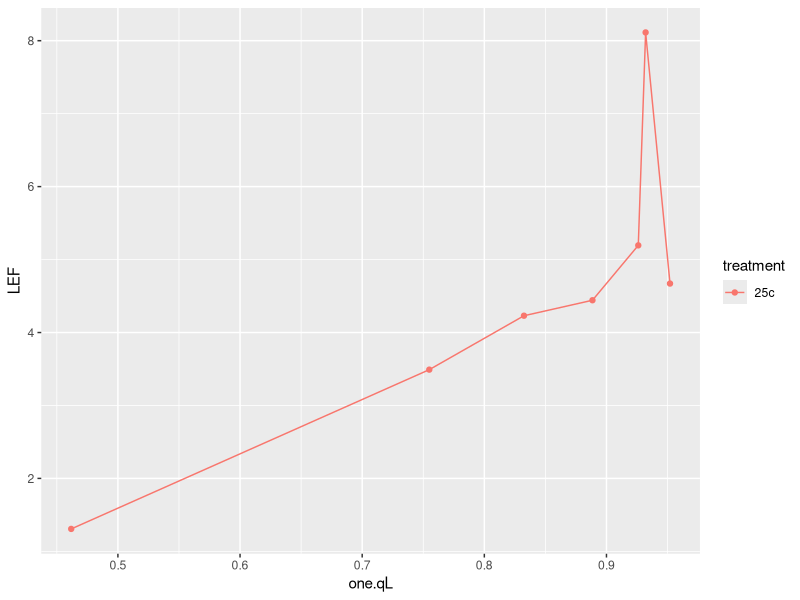
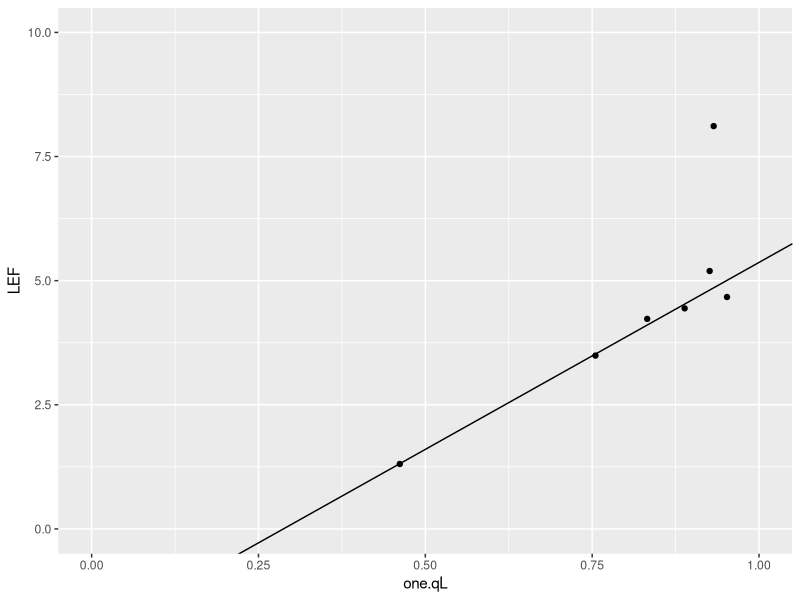
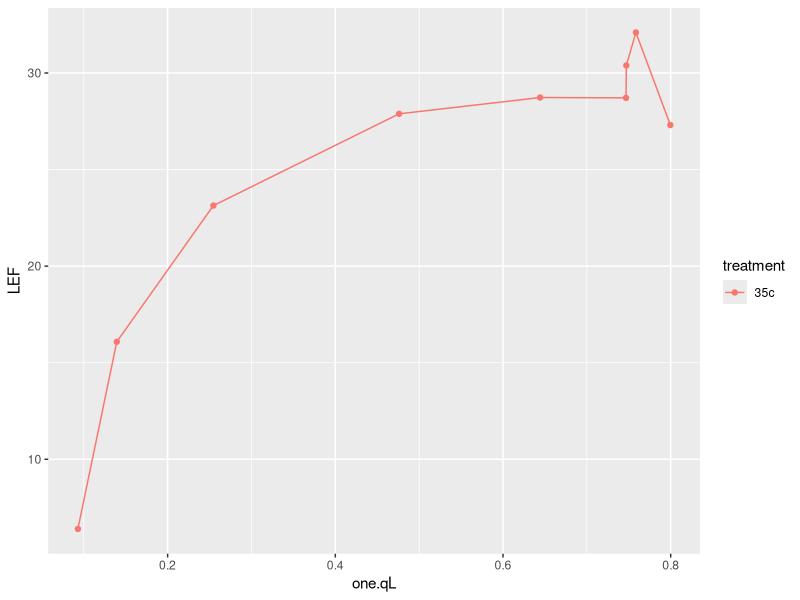
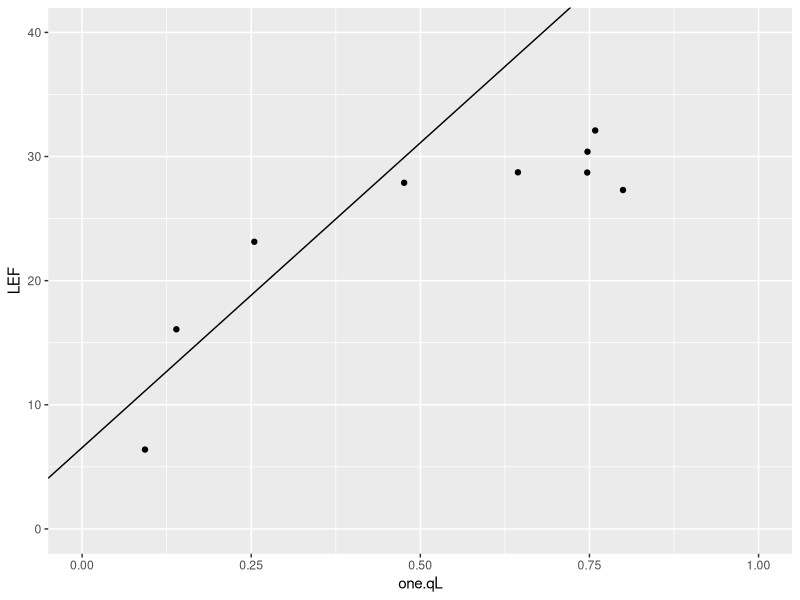
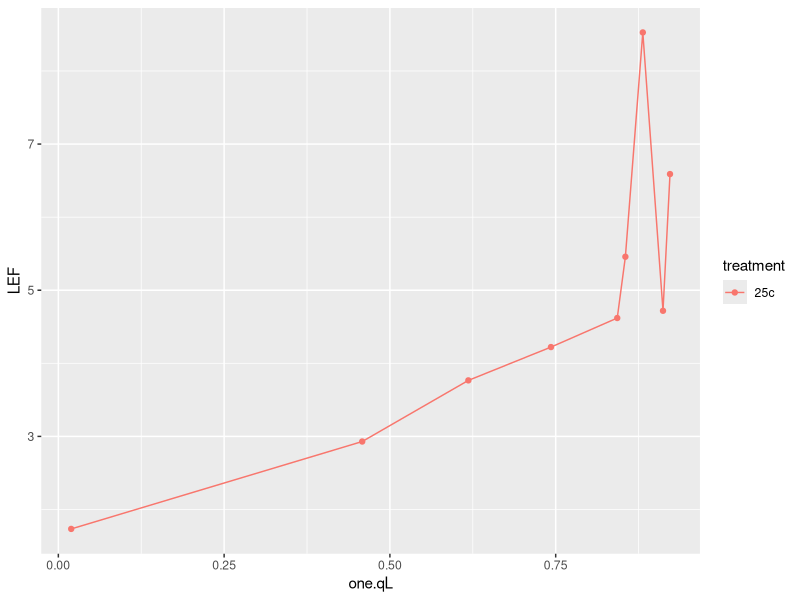
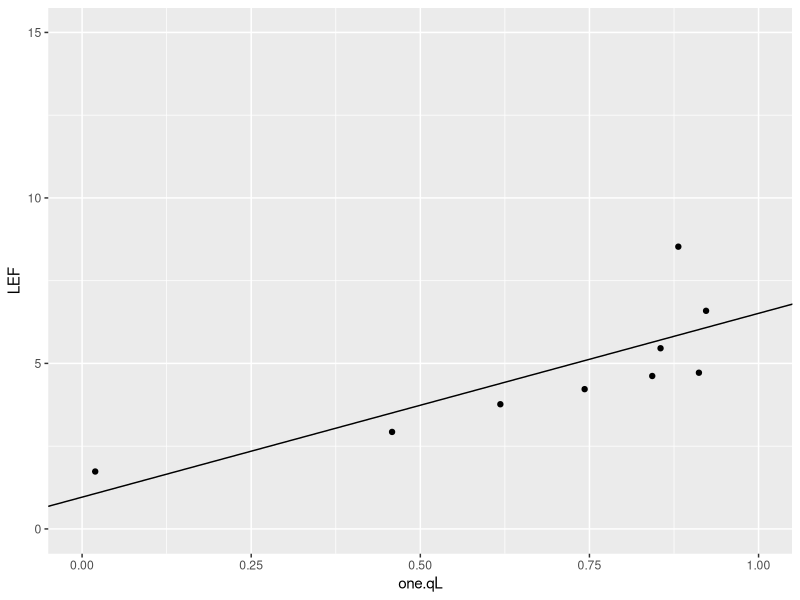
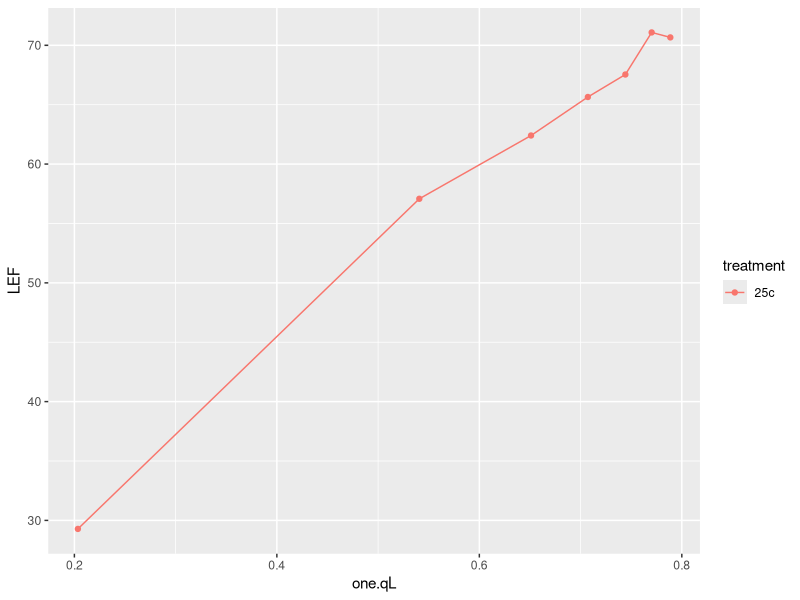
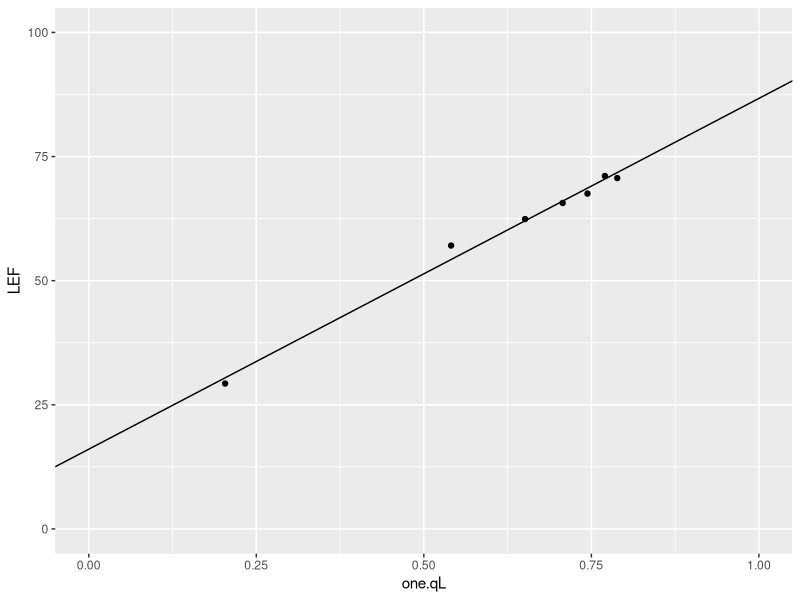

Recreate these plots in R, in order.
### Load Libraries
library(tidyverse)

### read in .csv
lrc_48 <- read.csv("lrc_48.csv")



### Curve 1
gg_1 <- lrc_48 %>% 
  filter(id == "gg_1")
ggplot(gg_1, aes(x = one.qL, y = LEF, color = treatment, group = id)) + geom_point() + geom_line()
# Temp
gg_1_tleaf <- mean(gg_1$Tleaf)
gg_1_tleaf
# creating linear model
lm_gg1 <- lm(LEF ~ one.qL, data = gg_1, subset = one.qL < 0.9)
# creating slope and intercept
gg_1_slope <- coef(lm_gg1)[2]
gg_1_intercept <- coef(lm_gg1)[1]
# plot
ggplot(gg_1, aes(one.qL, LEF)) +
  geom_point() +
  geom_abline(
    slope = gg_1_slope,
    intercept = gg_1_intercept) +
  scale_x_continuous(
    limits = c(0, 1)) + 
  scale_y_continuous(
    limits = c(0, 10))



### Curve 2
gg_2 <- lrc_48 %>% 
  filter(id == "gg_2")
gg_2 <- gg_2 %>%
  filter(machine == "stan")
ggplot(gg_2, aes(x = one.qL, y = LEF, color = treatment, group = id)) + geom_point() + geom_line()
# Temp
gg_2_tleaf <- mean(gg_2$Tleaf)
gg_2_tleaf
# creating linear model
lm_gg2 <- lm(LEF ~ one.qL, data = gg_2, subset = one.qL < 0.6)
# creating slope and intercept
gg_2_slope <- coef(lm_gg2)[2]
gg_2_intercept <- coef(lm_gg2)[1]
# plot
ggplot(gg_2, aes(one.qL, LEF)) +
  geom_point() +
  geom_abline(
    slope = gg_2_slope,
    intercept = gg_2_intercept) +
  scale_x_continuous(
    limits = c(0, 1)) + 
  scale_y_continuous(
    limits = c(0, 40))



### Curve 3
gg_3 <- lrc_48 %>% 
  filter(id == "gg_3")
ggplot(gg_3, aes(x = one.qL, y = LEF, color = treatment, group = id)) + geom_point() + geom_line()
# Temp
gg_3_tleaf <- mean(gg_3$Tleaf)
gg_3_tleaf
# creating linear model
lm_gg3 <- lm(LEF ~ one.qL, data = gg_3, subset = one.qL < 0.9)
# creating slope and intercept
gg_3_slope <- coef(lm_gg3)[2]
gg_3_intercept <- coef(lm_gg3)[1]
# plot
ggplot(gg_3, aes(one.qL, LEF)) +
  geom_point() +
  geom_abline(
    slope = gg_3_slope,
    intercept = gg_3_intercept) +
  scale_x_continuous(
    limits = c(0, 1)) + 
  scale_y_continuous(
    limits = c(0, 15))



### Curve 4 no data



### Curve 5
gg_5 <- lrc_48 %>% 
  filter(id == "gg_5")
ggplot(gg_5, aes(x = one.qL, y = LEF, color = treatment, group = id)) + geom_point() + geom_line()
# Temp
gg_5_tleaf <- mean(gg_5$Tleaf)
gg_5_tleaf# creating linear model
lm_gg5 <- lm(LEF ~ one.qL, data = gg_5, subset = one.qL < 0.99)
# creating slope and intercept
gg_5_slope <- coef(lm_gg5)[2]
gg_5_intercept <- coef(lm_gg5)[1]
# plot
ggplot(gg_5, aes(one.qL, LEF)) +
  geom_point() +
  geom_abline(
    slope = gg_5_slope,
    intercept = gg_5_intercept) +
  scale_x_continuous(
    limits = c(0, 1)) + 
  scale_y_continuous(
    limits = c(0, 100))


### Curve 6
gg_6 <- lrc_48 %>% 
  filter(id == "gg_6")
ggplot(gg_6, aes(x = one.qL, y = LEF, color = treatment, group = id)) + geom_point() + geom_line()
# Temp
gg_6_tleaf <- mean(gg_6$Tleaf)
gg_6_tleaf
# creating linear model
lm_gg6 <- lm(LEF ~ one.qL, data = gg_6, subset = one.qL < 0.75)
# creating slope and intercept
gg_6_slope <- coef(lm_gg6)[2]
gg_6_intercept <- coef(lm_gg6)[1]
# plot
ggplot(gg_6, aes(one.qL, LEF)) +
  geom_point() +
  geom_abline(
    slope = gg_6_slope,
    intercept = gg_6_intercept) +
  scale_x_continuous(
    limits = c(0, 1)) + 
  scale_y_continuous(
    limits = c(0, 12))



### Curve 7
gg_7 <- lrc_48 %>% 
  filter(id == "gg_7")
ggplot(gg_7, aes(x = one.qL, y = LEF, color = treatment, group = id)) + geom_point() + geom_line()
# Temp
gg_7_tleaf <- mean(gg_7$Tleaf)
gg_7_tleaf
# creating linear model
lm_gg7 <- lm(LEF ~ one.qL, data = gg_7, subset = one.qL < 0.9)
# creating slope and intercept
gg_7_slope <- coef(lm_gg7)[2]
gg_7_intercept <- coef(lm_gg7)[1]
# plot
ggplot(gg_7, aes(one.qL, LEF)) +
  geom_point() +
  geom_abline(
    slope = gg_7_slope,
    intercept = gg_7_intercept) +
  scale_x_continuous(
    limits = c(0, 1)) + 
  scale_y_continuous(
    limits = c(0, 100))



### Curve 8
gg_8 <- lrc_48 %>% 
  filter(id == "gg_8")
ggplot(gg_8, aes(x = one.qL, y = LEF, color = treatment, group = id)) + geom_point() + geom_line()
# Temp
gg_8_tleaf <- mean(gg_8$Tleaf)
gg_8_tleaf
# creating linear model
lm_gg8 <- lm(LEF ~ one.qL, data = gg_8, subset = one.qL > 0 & one.qL < 0.6)
# creating slope and intercept
gg_8_slope <- coef(lm_gg8)[2]
gg_8_intercept <- coef(lm_gg8)[1]
# plot
ggplot(gg_8, aes(one.qL, LEF)) +
  geom_point() +
  geom_abline(
    slope = gg_8_slope,
    intercept = gg_8_intercept) +
  scale_x_continuous(
    limits = c(0, 1)) + 
  scale_y_continuous(
    limits = c(0, 100))



### Curve 9
gg_9 <- lrc_48 %>% 
  filter(id == "gg_9")
ggplot(gg_9, aes(x = one.qL, y = LEF, color = treatment, group = id)) + geom_point() + geom_line()
# Temp
gg_9_tleaf <- mean(gg_9$Tleaf)
gg_9_tleaf
# creating linear model
lm_gg9 <- lm(LEF ~ one.qL, data = gg_9, subset = one.qL < 0.9)
# creating slope and intercept
gg_9_slope <- coef(lm_gg9)[2]
gg_9_intercept <- coef(lm_gg9)[1]
# plot
ggplot(gg_9, aes(one.qL, LEF)) +
  geom_point() +
  geom_abline(
    slope = gg_9_slope,
    intercept = gg_9_intercept) +
  scale_x_continuous(
    limits = c(0, 1)) + 
  scale_y_continuous(
    limits = c(0, 20))



### Curve 10
gg_10 <- lrc_48 %>% 
  filter(id == "gg_10")
gg_10 <- gg_10 %>%
  filter(machine == "ozzie")
ggplot(gg_10, aes(x = one.qL, y = LEF, color = treatment, group = id)) + geom_point() + geom_line()
# Temp
gg_10_tleaf <- mean(gg_10$Tleaf)
gg_10_tleaf
# creating linear model
lm_gg10 <- lm(LEF ~ one.qL, data = gg_10, subset = one.qL < 0.75)
# creating slope and intercept
gg_10_slope <- coef(lm_gg10)[2]
gg_10_intercept <- coef(lm_gg10)[1]
# plot
ggplot(gg_10, aes(one.qL, LEF)) +
  geom_point() +
  geom_abline(
    slope = gg_10_slope,
    intercept = gg_10_intercept) +
  scale_x_continuous(
    limits = c(0, 1)) + 
  scale_y_continuous(
    limits = c(0, 30))



### Curve 11
gg_11 <- lrc_48 %>% 
  filter(id == "gg_11")
ggplot(gg_11, aes(x = one.qL, y = LEF, color = treatment, group = id)) + geom_point() + geom_line()
# Temp
gg_11_tleaf <- mean(gg_11$Tleaf)
gg_11_tleaf
# creating linear model
lm_gg11 <- lm(LEF ~ one.qL, data = gg_11, subset = one.qL < 0.75)
# creating slope and intercept
gg_11_slope <- coef(lm_gg11)[2]
gg_11_intercept <- coef(lm_gg11)[1]
# plot
ggplot(gg_11, aes(one.qL, LEF)) +
  geom_point() +
  geom_abline(
    slope = gg_11_slope,
    intercept = gg_11_intercept) +
  scale_x_continuous(
    limits = c(0, 1)) + 
  scale_y_continuous(
    limits = c(0, 50))



### Curve 12
gg_12 <- lrc_48 %>% 
  filter(id == "gg_12")
ggplot(gg_12, aes(x = one.qL, y = LEF, color = treatment, group = id)) + geom_point() + geom_line()
# Temp
gg_12_tleaf <- mean(gg_12$Tleaf)
gg_12_tleaf
# creating linear model
lm_gg12 <- lm(LEF ~ one.qL, data = gg_12, subset = one.qL < 0.6)
# creating slope and intercept
gg_12_slope <- coef(lm_gg12)[2]
gg_12_intercept <- coef(lm_gg12)[1]
# plot
ggplot(gg_12, aes(one.qL, LEF)) +
  geom_point() +
  geom_abline(
    slope = gg_12_slope,
    intercept = gg_12_intercept) +
  scale_x_continuous(
    limits = c(0, 1)) + 
  scale_y_continuous(
    limits = c(0, 30))



### Curve 13 no data



### Curve 14
gg_14 <- lrc_48 %>% 
  filter(id == "gg_14")
ggplot(gg_14, aes(x = one.qL, y = LEF, color = treatment, group = id)) + geom_point() + geom_line()
# Temp
gg_14_tleaf <- mean(gg_14$Tleaf)
gg_14_tleaf
# creating linear model
lm_gg14 <- lm(LEF ~ one.qL, data = gg_14, subset = one.qL < 0.5)
# creating slope and intercept
gg_14_slope <- coef(lm_gg14)[2]
gg_14_intercept <- coef(lm_gg14)[1]
# plot
ggplot(gg_14, aes(one.qL, LEF)) +
  geom_point() +
  geom_abline(
    slope = gg_14_slope,
    intercept = gg_14_intercept) +
  scale_x_continuous(
    limits = c(0, 1)) + 
  scale_y_continuous(
    limits = c(0, 30))



### Curve 15
gg_15 <- lrc_48 %>% 
  filter(id == "gg_15")
ggplot(gg_15, aes(x = one.qL, y = LEF, color = treatment, group = id)) + geom_point() + geom_line()
# Temp
gg_15_tleaf <- mean(gg_15$Tleaf)
gg_15_tleaf
# creating linear model
lm_gg15 <- lm(LEF ~ one.qL, data = gg_15, subset = one.qL < 0.8)
# creating slope and intercept
gg_15_slope <- coef(lm_gg15)[2]
gg_15_intercept <- coef(lm_gg15)[1]
# plot
ggplot(gg_15, aes(one.qL, LEF)) +
  geom_point() +
  geom_abline(
    slope = gg_15_slope,
    intercept = gg_15_intercept) +
  scale_x_continuous(
    limits = c(0, 1)) + 
  scale_y_continuous(
    limits = c(0, 30))



### Curve 16
gg_16 <- lrc_48 %>% 
  filter(id == "gg_16")
ggplot(gg_16, aes(x = one.qL, y = LEF, color = treatment, group = id)) + geom_point() + geom_line()
# Temp
gg_16_tleaf <- mean(gg_16$Tleaf)
gg_16_tleaf
# creating linear model
lm_gg16 <- lm(LEF ~ one.qL, data = gg_16, subset = one.qL < 0.6)
# creating slope and intercept
gg_16_slope <- coef(lm_gg16)[2]
gg_16_intercept <- coef(lm_gg16)[1]
# plot
ggplot(gg_16, aes(one.qL, LEF)) +
  geom_point() +
  geom_abline(
    slope = gg_16_slope,
    intercept = gg_16_intercept) +
  scale_x_continuous(
    limits = c(0, 1)) + 
  scale_y_continuous(
    limits = c(0, 60))



### Curve 17 no data



### Curve 18
gg_18 <- lrc_48 %>% 
  filter(id == "gg_18")
ggplot(gg_18, aes(x = one.qL, y = LEF, color = treatment, group = id)) + geom_point() + geom_line()
# Temp
gg_18_tleaf <- mean(gg_18$Tleaf)
gg_18_tleaf
# creating linear model
lm_gg18 <- lm(LEF ~ one.qL, data = gg_18, subset = one.qL < 0.7)
# creating slope and intercept
gg_18_slope <- coef(lm_gg18)[2]
gg_18_intercept <- coef(lm_gg18)[1]
# plot
ggplot(gg_18, aes(one.qL, LEF)) +
  geom_point() +
  geom_abline(
    slope = gg_18_slope,
    intercept = gg_18_intercept) +
  scale_x_continuous(
    limits = c(0, 1)) + 
  scale_y_continuous(
    limits = c(0, 50))



### Curve 19 no data



### Curve 20 no data



### Curve 21
gg_21 <- lrc_48 %>% 
  filter(id == "gg_21")
ggplot(gg_21, aes(x = one.qL, y = LEF, color = treatment, group = id)) + geom_point() + geom_line()
# Temp
gg_21_tleaf <- mean(gg_21$Tleaf)
gg_21_tleaf
# creating linear model
lm_gg21 <- lm(LEF ~ one.qL, data = gg_21, subset = one.qL < 0.7)
# creating slope and intercept
gg_21_slope <- coef(lm_gg21)[2]
gg_21_intercept <- coef(lm_gg21)[1]
# plot
ggplot(gg_21, aes(one.qL, LEF)) +
  geom_point() +
  geom_abline(
    slope = gg_21_slope,
    intercept = gg_21_intercept) +
  scale_x_continuous(
    limits = c(0, 1)) + 
  scale_y_continuous(
    limits = c(0, 30))



### Curve 22
gg_22 <- lrc_48 %>% 
  filter(id == "gg_22")
ggplot(gg_22, aes(x = one.qL, y = LEF, color = treatment, group = id)) + geom_point() + geom_line()
# Temp
gg_22_tleaf <- mean(gg_22$Tleaf)
gg_22_tleaf
# creating linear model
lm_gg22 <- lm(LEF ~ one.qL, data = gg_22, subset = one.qL < 0.55)
# creating slope and intercept
gg_22_slope <- coef(lm_gg22)[2]
gg_22_intercept <- coef(lm_gg22)[1]
# plot
ggplot(gg_22, aes(one.qL, LEF)) +
  geom_point() +
  geom_abline(
    slope = gg_22_slope,
    intercept = gg_22_intercept) +
  scale_x_continuous(
    limits = c(0, 1)) + 
  scale_y_continuous(
    limits = c(0, 50))



### Curve 23
gg_23 <- lrc_48 %>% 
  filter(id == "gg_23")
ggplot(gg_23, aes(x = one.qL, y = LEF, color = treatment, group = id)) + geom_point() + geom_line()
# Temp
gg_23_tleaf <- mean(gg_23$Tleaf)
gg_23_tleaf
# creating linear model
lm_gg23 <- lm(LEF ~ one.qL, data = gg_23, subset = one.qL < 0.9)
# creating slope and intercept
gg_23_slope <- coef(lm_gg23)[2]
gg_23_intercept <- coef(lm_gg23)[1]
# plot
ggplot(gg_23, aes(one.qL, LEF)) +
  geom_point() +
  geom_abline(
    slope = gg_23_slope,
    intercept = gg_23_intercept) +
  scale_x_continuous(
    limits = c(0, 1)) + 
  scale_y_continuous(
    limits = c(0, 40))



### Curve 24
gg_24 <- lrc_48 %>% 
  filter(id == "gg_24")
ggplot(gg_24, aes(x = one.qL, y = LEF, color = treatment, group = id)) + geom_point() + geom_line()
# Temp
gg_24_tleaf <- mean(gg_24$Tleaf)
gg_24_tleaf# creating linear model
lm_gg24 <- lm(LEF ~ one.qL, data = gg_24, subset = one.qL < 0.6)
# creating slope and intercept
gg_24_slope <- coef(lm_gg24)[2]
gg_24_intercept <- coef(lm_gg24)[1]
# plot
ggplot(gg_24, aes(one.qL, LEF)) +
  geom_point() +
  geom_abline(
    slope = gg_24_slope,
    intercept = gg_24_intercept) +
  scale_x_continuous(
    limits = c(0, 1)) + 
  scale_y_continuous(
    limits = c(0, 40))



### Curve 25 no data



### Curve 26
gg_26 <- lrc_48 %>% 
  filter(id == "gg_26")
ggplot(gg_26, aes(x = one.qL, y = LEF, color = treatment, group = id)) + geom_point() + geom_line()
# Temp
gg_26_tleaf <- mean(gg_26$Tleaf)
gg_26_tleaf
# creating linear model
lm_gg26 <- lm(LEF ~ one.qL, data = gg_26, subset = one.qL > 0 & one.qL < 0.8)
# creating slope and intercept
gg_26_slope <- coef(lm_gg26)[2]
gg_26_intercept <- coef(lm_gg26)[1]
# plot
ggplot(gg_26, aes(one.qL, LEF)) +
  geom_point() +
  geom_abline(
    slope = gg_26_slope,
    intercept = gg_26_intercept) +
  scale_x_continuous(
    limits = c(0, 1)) + 
  scale_y_continuous(
    limits = c(0, 100))



### Curve 27 no data



### Curve 28
gg_28 <- lrc_48 %>% 
  filter(id == "gg_28")
ggplot(gg_28, aes(x = one.qL, y = LEF, color = treatment, group = id)) + geom_point() + geom_line()
# Temp
gg_28_tleaf <- mean(gg_28$Tleaf)
gg_28_tleaf
# creating linear model
lm_gg28 <- lm(LEF ~ one.qL, data = gg_28, subset = one.qL < 0.75)
# creating slope and intercept
gg_28_slope <- coef(lm_gg28)[2]
gg_28_intercept <- coef(lm_gg28)[1]
# plot
ggplot(gg_28, aes(one.qL, LEF)) +
  geom_point() +
  geom_abline(
    slope = gg_28_slope,
    intercept = gg_28_intercept) +
  scale_x_continuous(
    limits = c(-.1, 1)) + 
  scale_y_continuous(
    limits = c(0, 100))



### Curve 29
gg_29 <- lrc_48 %>% 
  filter(id == "gg_29")
ggplot(gg_29, aes(x = one.qL, y = LEF, color = treatment, group = id)) + geom_point() + geom_line()
# Temp
gg_29_tleaf <- mean(gg_29$Tleaf)
gg_29_tleaf
# creating linear model
lm_gg29 <- lm(LEF ~ one.qL, data = gg_29, subset = one.qL < 0.9)
# creating slope and intercept
gg_29_slope <- coef(lm_gg29)[2]
gg_29_intercept <- coef(lm_gg29)[1]
# plot
ggplot(gg_29, aes(one.qL, LEF)) +
  geom_point() +
  geom_abline(
    slope = gg_29_slope,
    intercept = gg_29_intercept) +
  scale_x_continuous(
    limits = c(0, 1)) + 
  scale_y_continuous(
    limits = c(0, 20))



### Curve 30
gg_30 <- lrc_48 %>% 
  filter(id == "gg_30")
ggplot(gg_30, aes(x = one.qL, y = LEF, color = treatment, group = id)) + geom_point() + geom_line()
# Temp
gg_30_tleaf <- mean(gg_30$Tleaf)
gg_30_tleaf
# creating linear model
lm_gg30 <- lm(LEF ~ one.qL, data = gg_30, subset = one.qL < 0.75)
# creating slope and intercept
gg_30_slope <- coef(lm_gg30)[2]
gg_30_intercept <- coef(lm_gg30)[1]
# plot
ggplot(gg_30, aes(one.qL, LEF)) +
  geom_point() +
  geom_abline(
    slope = gg_30_slope,
    intercept = gg_30_intercept) +
  scale_x_continuous(
    limits = c(0, 1)) + 
  scale_y_continuous(
    limits = c(0, 40))



### Curve 31
gg_31 <- lrc_48 %>% 
  filter(id == "gg_31")
ggplot(gg_31, aes(x = one.qL, y = LEF, color = treatment, group = id)) + geom_point() + geom_line()
# Temp
gg_31_tleaf <- mean(gg_31$Tleaf)
gg_31_tleaf
# creating linear model
lm_gg31 <- lm(LEF ~ one.qL, data = gg_31, subset = one.qL < 0.99)
# creating slope and intercept
gg_31_slope <- coef(lm_gg31)[2]
gg_31_intercept <- coef(lm_gg31)[1]
# plot
ggplot(gg_31, aes(one.qL, LEF)) +
  geom_point() +
  geom_abline(
    slope = gg_31_slope,
    intercept = gg_31_intercept) +
  scale_x_continuous(
    limits = c(0, 1)) + 
  scale_y_continuous(
    limits = c(0, 20))



### Curve 32
gg_32 <- lrc_48 %>% 
  filter(id == "gg_32")
ggplot(gg_32, aes(x = one.qL, y = LEF, color = treatment, group = id)) + geom_point() + geom_line()
# Temp
gg_32_tleaf <- mean(gg_32$Tleaf)
gg_32_tleaf
# creating linear model
lm_gg32 <- lm(LEF ~ one.qL, data = gg_32, subset = one.qL < 0.5)
# creating slope and intercept
gg_32_slope <- coef(lm_gg32)[2]
gg_32_intercept <- coef(lm_gg32)[1]
# plot
ggplot(gg_32, aes(one.qL, LEF)) +
  geom_point() +
  geom_abline(
    slope = gg_32_slope,
    intercept = gg_32_intercept) +
  scale_x_continuous(
    limits = c(0, 1)) + 
  scale_y_continuous(
    limits = c(0, 20))



### Curve 33
gg_33 <- lrc_48 %>% 
  filter(id == "gg_33")
ggplot(gg_33, aes(x = one.qL, y = LEF, color = treatment, group = id)) + geom_point() + geom_line()
# Temp
gg_33_tleaf <- mean(gg_33$Tleaf)
gg_33_tleaf
# creating linear model
lm_gg33 <- lm(LEF ~ one.qL, data = gg_33, subset = one.qL < 0.75)
# creating slope and intercept
gg_33_slope <- coef(lm_gg33)[2]
gg_33_intercept <- coef(lm_gg33)[1]
# plot
ggplot(gg_33, aes(one.qL, LEF)) +
  geom_point() +
  geom_abline(
    slope = gg_33_slope,
    intercept = gg_33_intercept) +
  scale_x_continuous(
    limits = c(0, 1)) + 
  scale_y_continuous(
    limits = c(0, 20))



### Curve 34
gg_34 <- lrc_48 %>% 
  filter(id == "gg_34")
gg_34 <- gg_34 %>%
  filter(machine == "albert")
ggplot(gg_34, aes(x = one.qL, y = LEF, color = treatment, group = id)) + geom_point() + geom_line()
# Temp
gg_34_tleaf <- mean(gg_34$Tleaf)
gg_34_tleaf
# creating linear model
lm_gg34 <- lm(LEF ~ one.qL, data = gg_34, subset = one.qL < 0.65)
# creating slope and intercept
gg_34_slope <- coef(lm_gg34)[2]
gg_34_intercept <- coef(lm_gg34)[1]
# plot
ggplot(gg_34, aes(one.qL, LEF)) +
  geom_point() +
  geom_abline(
    slope = gg_34_slope,
    intercept = gg_34_intercept) +
  scale_x_continuous(
    limits = c(0, 1)) + 
  scale_y_continuous(
    limits = c(0, 100))



### Curve 35
gg_35 <- lrc_48 %>% 
  filter(id == "gg_35")
ggplot(gg_35, aes(x = one.qL, y = LEF, color = treatment, group = id)) + geom_point() + geom_line()
# Temp
gg_35_tleaf <- mean(gg_35$Tleaf)
gg_35_tleaf
# creating linear model
lm_gg35 <- lm(LEF ~ one.qL, data = gg_35, subset = one.qL < 0.85)
# creating slope and intercept
gg_35_slope <- coef(lm_gg35)[2]
gg_35_intercept <- coef(lm_gg35)[1]
# plot
ggplot(gg_35, aes(one.qL, LEF)) +
  geom_point() +
  geom_abline(
    slope = gg_35_slope,
    intercept = gg_35_intercept) +
  scale_x_continuous(
    limits = c(0, 1)) + 
  scale_y_continuous(
    limits = c(0, 15))



### Curve 36
gg_36 <- lrc_48 %>% 
  filter(id == "gg_36")
ggplot(gg_36, aes(x = one.qL, y = LEF, color = treatment, group = id)) + geom_point() + geom_line()
# Temp
gg_36_tleaf <- mean(gg_36$Tleaf)
gg_36_tleaf
# creating linear model
lm_gg36 <- lm(LEF ~ one.qL, data = gg_36, subset = one.qL < 0.8)
# creating slope and intercept
gg_36_slope <- coef(lm_gg36)[2]
gg_36_intercept <- coef(lm_gg36)[1]
# plot
ggplot(gg_36, aes(one.qL, LEF)) +
  geom_point() +
  geom_abline(
    slope = gg_36_slope,
    intercept = gg_36_intercept) +
  scale_x_continuous(
    limits = c(0, 1)) + 
  scale_y_continuous(
    limits = c(0, 30))



### Curve 37
gg_37 <- lrc_48 %>% 
  filter(id == "gg_37")
ggplot(gg_37, aes(x = one.qL, y = LEF, color = treatment, group = id)) + geom_point() + geom_line()
# Temp
gg_37_tleaf <- mean(gg_37$Tleaf)
gg_37_tleaf
# creating linear model
lm_gg37 <- lm(LEF ~ one.qL, data = gg_37, subset = one.qL < 0.75)
# creating slope and intercept
gg_37_slope <- coef(lm_gg37)[2]
gg_37_intercept <- coef(lm_gg37)[1]
# plot
ggplot(gg_37, aes(one.qL, LEF)) +
  geom_point() +
  geom_abline(
    slope = gg_37_slope,
    intercept = gg_37_intercept) +
  scale_x_continuous(
    limits = c(0, 1)) + 
  scale_y_continuous(
    limits = c(0, 20))



### Curve 38
gg_38 <- lrc_48 %>% 
  filter(id == "gg_38")
ggplot(gg_38, aes(x = one.qL, y = LEF, color = treatment, group = id)) + geom_point() + geom_line()
# Temp
gg_38_tleaf <- mean(gg_38$Tleaf)
gg_38_tleaf
# creating linear model
lm_gg38 <- lm(LEF ~ one.qL, data = gg_38, subset = one.qL < 0.75)
# creating slope and intercept
gg_38_slope <- coef(lm_gg38)[2]
gg_38_intercept <- coef(lm_gg38)[1]
# plot
ggplot(gg_38, aes(one.qL, LEF)) +
  geom_point() +
  geom_abline(
    slope = gg_38_slope,
    intercept = gg_38_intercept) +
  scale_x_continuous(
    limits = c(0, 1)) + 
  scale_y_continuous(
    limits = c(0, 30))



### Curve 39
gg_39 <- lrc_48 %>% 
  filter(id == "gg_39")
ggplot(gg_39, aes(x = one.qL, y = LEF, color = treatment, group = id)) + geom_point() + geom_line()
# Temp
gg_39_tleaf <- mean(gg_39$Tleaf)
gg_39_tleaf
# creating linear model
lm_gg39 <- lm(LEF ~ one.qL, data = gg_39, subset = one.qL < 0.8)
# creating slope and intercept
gg_39_slope <- coef(lm_gg39)[2]
gg_39_intercept <- coef(lm_gg39)[1]
# plot
ggplot(gg_39, aes(one.qL, LEF)) +
  geom_point() +
  geom_abline(
    slope = gg_39_slope,
    intercept = gg_39_intercept) +
  scale_x_continuous(
    limits = c(0, 1)) + 
  scale_y_continuous(
    limits = c(0, 20))



### Curve 40 corrupted


### data frame
vqmax48_df <- data.frame(
  id = c("gg_1", "gg_2", "gg_3", "gg_5", "gg_6", "gg_7", "gg_9",
         "gg_10", "gg_12", "gg_14", "gg_15", "gg_16", "gg_18", 
         "gg_21", "gg_22", "gg_23", "gg_24", "gg_26", 
         "gg_28", "gg_29", "gg_30", "gg_31", "gg_32", "gg_34", 
         "gg_35", "gg_36", "gg_38", "gg_39"),
  slope_48 = c(gg_1_slope, gg_2_slope, gg_3_slope, gg_5_slope, gg_6_slope, gg_7_slope, gg_9_slope,
               gg_10_slope, gg_12_slope, gg_14_slope, gg_15_slope, gg_16_slope, gg_18_slope, 
               gg_21_slope, gg_22_slope, gg_23_slope, gg_24_slope, gg_26_slope, 
               gg_28_slope, gg_29_slope, gg_30_slope, gg_31_slope, gg_32_slope, gg_34_slope, 
               gg_35_slope, gg_36_slope, gg_38_slope, gg_39_slope),
  intercept_48 = c(gg_1_intercept, gg_2_intercept, gg_3_intercept, gg_5_intercept, gg_6_intercept, gg_7_intercept, gg_9_intercept,
                   gg_10_intercept, gg_12_intercept, gg_14_intercept, gg_15_intercept, gg_16_intercept, gg_18_intercept, 
                   gg_21_intercept, gg_22_intercept, gg_23_intercept, gg_24_intercept, gg_26_intercept, 
                   gg_28_intercept, gg_29_intercept, gg_30_intercept, gg_31_intercept, gg_32_intercept, gg_34_intercept, 
                   gg_35_intercept, gg_36_intercept, gg_38_intercept, gg_39_intercept),
  tleaf_48 = c(gg_1_tleaf, gg_2_tleaf, gg_3_tleaf, gg_5_tleaf, gg_6_tleaf, gg_7_tleaf, gg_9_tleaf,
                   gg_10_tleaf, gg_12_tleaf, gg_14_tleaf, gg_15_tleaf, gg_16_tleaf, gg_18_tleaf, 
                   gg_21_tleaf, gg_22_tleaf, gg_23_tleaf, gg_24_tleaf, gg_26_tleaf, 
                   gg_28_tleaf, gg_29_tleaf, gg_30_tleaf, gg_31_tleaf, gg_32_tleaf, gg_34_tleaf, 
                   gg_35_tleaf, gg_36_tleaf, gg_38_tleaf, gg_39_tleaf)
)
vqmax48_df


### calculating Vqmax
vqmax48_df$vqmax_48 <- vqmax48_df$intercept + vqmax48_df$slope
vqmax48_df

### adding treatment column
vqmax48_df$replicate <- as.numeric(gsub("\\D", "", vqmax48_df$id))
vqmax48_df$treatment <- ifelse(vqmax48_df$replicate %% 2 == 1,
                               "25c",
                               "35c")
vqmax48_df$replicate <- NULL
vqmax48_df

### add leaf temp
vqmax48_df$tleaf_fac <- "48c"
vqmax48_df


### graph and stats time
ggplot(vqmax48_df, aes(x = treatment, y = vqmax_48)) + geom_boxplot() 
vqmax48_lm <- lm(vqmax_48 ~ treatment, data = vqmax48_df)
anova(vqmax48_lm)
plot(vqmax48_lm)

### write .csv
write.csv(vqmax48_df, "vqmax48_df.csv")
